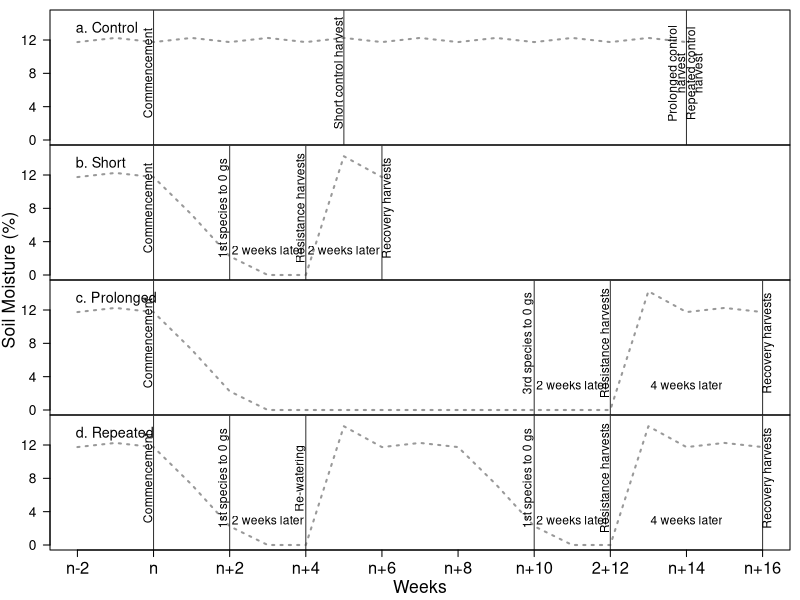

Here is the R script that generated this plot:
setwd("F:/Dropbox backup/HIE PhD/Data/Thesis analyses/ROS/Formal Analysis/Manuscript Analysis")
tiff(file = "ROS soil water treatments.tiff",
height = 6.5, width = 10, res = 400, units = "in", compression = "zip+p")
##################################
weeks<-c(-2:17)
#31 days to go from 17.5% to 10% (2.42/day)
#38 days to go from 25% to %7 (4.74%/day)
#13 days to go from 15% to 5% (7.69%/day)
#CWMT would be 4.33%/day....so let's say 2.5%/day
#so per week, let's say 5
x<-11.75
y<-12.25
ambient<-c(x,y,x,y,
           x,y,x,y,
           x,y,x,y,
           x,y,x,y,
           x,y,x,y)
d1<-c(x,y,x,y-5,
      y-10,y-y,y-y,y+2,
      x,y,x,y,
      x,y,x,y,
      x,y,x,y)
d2<-c(x,y,x,y-5,
      y-10,y-y,y-y,y-y,
      0,0,0,0,
      0,0,0,y+2,
      x,y,x,y)
d3<-c(x,y,x,y-5,
      y-10,y-y,y-y,y+2,
      x,y,x,y-5,
      y-10,y-y,y-y,y+2,
      x,y,x,y)
df<-data.frame(weeks,ambient,d1,d2,d3)

x<-c(-500,-500)
y<-c(-500,-500)

par(mfrow = c(4,1), mar = c(0, 0, 0, 0), omi = c(0.5, 0.5, 0.1, 0.1))
plot(y ~ x, xlim = c(-2,16), ylim = c(0,15),
     xlab = "", xaxt = "n",
     ylab = "", yaxt = "n")
dat<-subset(df, weeks <= 14)
points(dat$ambient ~ dat$weeks, type = "l", lty = 3, col = "grey60", lwd = 2)
axis(2, at = c(0,4,8,12), las = 2, cex.axis = 1.25)
# legend("bottomleft", "Control", cex = 1.7, bty = "n")
abline(v = c(0,5,14), col = "grey20")
text(x = -.15, y = 8, srt = 90, "Commencement", cex = 1.1)
text(x = 4.85, y = 8, srt = 90, "Short control harvest", cex = 1.1)
text(x = 13.65, y = 8, srt = 90, "Prolonged control", cex = 1.1); text(x = 13.85, y = 8, srt = 90, "harvest", cex = 1.1)
text(x = 14.15, y = 8, srt = 90, "Repeated control", cex = 1.1); text(x = 14.30, y = 8, srt = 90, "harvest", cex = 1.1)
legend("topleft", "a. Control", cex = 1.3, bty = "n")

###########################################

plot(y ~ x, xlim = c(-2,16), ylim = c(0,15),
     xlab = "", xaxt = "n",
     ylab = "", yaxt = "n")
axis(2, at = c(0,4,8,12), las = 2, cex.axis = 1.25)
dat<-subset(df, weeks <= 6)
points(dat$d1 ~ dat$weeks, type = "l", lty = 3, col = "grey60", lwd = 2)
# legend("bottomleft", "Short", cex = 1.7, bty = "n")
abline(v = c(0, 2, 4, 6), col = "grey20")
text(x = -.15, y = 8, srt = 90, "Commencement", cex = 1.1)
text(x = 1.85, y = 8, srt = 90, "1st species to 0 gs", cex = 1.1)
text(x = 3, y = 3, "2 weeks later", cex = 1.1)
text(x = 3.85, y = 8, srt = 90, "Resistance harvests", cex = 1.1)
text(x = 5, y = 3, "2 weeks later", cex = 1.1)
text(x = 6.15, y = 8, srt = 90, "Recovery harvests", cex = 1.1)
legend("topleft", "b. Short", cex = 1.3, bty = "n")

###########################################

plot(y ~ x, xlim = c(-2,16), ylim = c(0,15),
     xlab = "", xaxt = "n",
     ylab = "", yaxt = "n")
axis(2, at = c(0,4,8,12), las = 2, cex.axis = 1.25)
dat<-subset(df, weeks <= 16)
points(dat$d2 ~ dat$weeks, type = "l", lty = 3, col = "grey60", lwd = 2)
# legend("bottomleft", "Prolonged", cex = 1.7, bty = "n")
abline(v = c(0, 10, 12, 16), col = "grey20")
text(x = -.15, y = 8, srt = 90, "Commencement", cex = 1.1)
text(x = 9.85, y = 8, srt = 90, "3rd species to 0 gs", cex = 1.1)
text(x = 11, y = 3, "2 weeks later", cex = 1.1)
text(x = 11.85, y = 8, srt = 90, "Resistance harvests", cex = 1.1)
text(x = 14, y = 3, "4 weeks later", cex = 1.1)
text(x = 16.15, y = 8, srt = 90, "Recovery harvests", cex = 1.1)
legend("topleft", "c. Prolonged", cex = 1.3, bty = "n")

###########################################

plot(y ~ x, xlim = c(-2,16), ylim = c(0,15),
     xlab = "", xaxt = "n",
     ylab = "", yaxt = "n")
axis(2, at = c(0,4,8,12), las = 2, cex.axis = 1.25)
dat<-subset(df, weeks <= 16)
points(dat$d3 ~ dat$weeks, type = "l", lty = 3, col = "grey60", lwd = 2)
# legend("bottomleft", "Repeated", cex = 1.7, bty = "n")
abline(v = c(0, 2, 4, 10, 12, 16), col = "grey20")
text(x = -.15, y = 8, srt = 90, "Commencement", cex = 1.1)
text(x = 1.85, y = 8, srt = 90, "1st species to 0 gs", cex = 1.1)
text(x = 3, y = 3, "2 weeks later", cex = 1.1)
text(x = 3.85, y = 8, srt = 90, "Re-watering", cex = 1.1)
text(x = 9.85, y = 8, srt = 90, "1st species to 0 gs", cex = 1.1)
text(x = 11, y = 3, "2 weeks later", cex = 1.1)
text(x = 11.85, y = 8, srt = 90, "Resistance harvests", cex = 1.1)
text(x = 14, y = 3, "4 weeks later", cex = 1.1)
text(x = 16.15, y = 8, srt = 90, "Recovery harvests", cex = 1.1)
legend("topleft", "d. Repeated", cex = 1.3, bty = "n")


axis(1, at = c(-2,0,2,4,6,8,10,12,14,16), labels = c("n-2","n","n+2","n+4","n+6","n+8","n+10","2+12","n+14","n+16"), cex.axis = 1.5)
mtext(side = 1, "Weeks", cex = 1.05, padj = 2.5, outer = T)
mtext(side = 2, "Soil Moisture (%)", cex = 1.05, padj = -2.5, outer = T)
dev.off()
